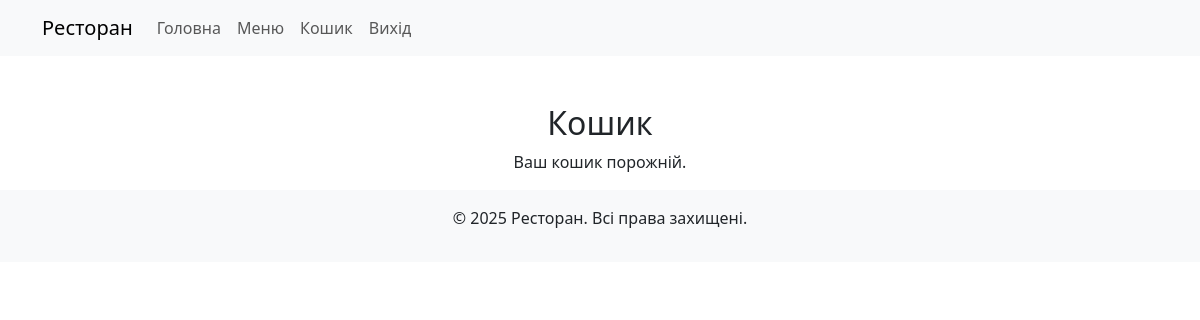
The page /cart/ (signed in) on the database as committed earlier.
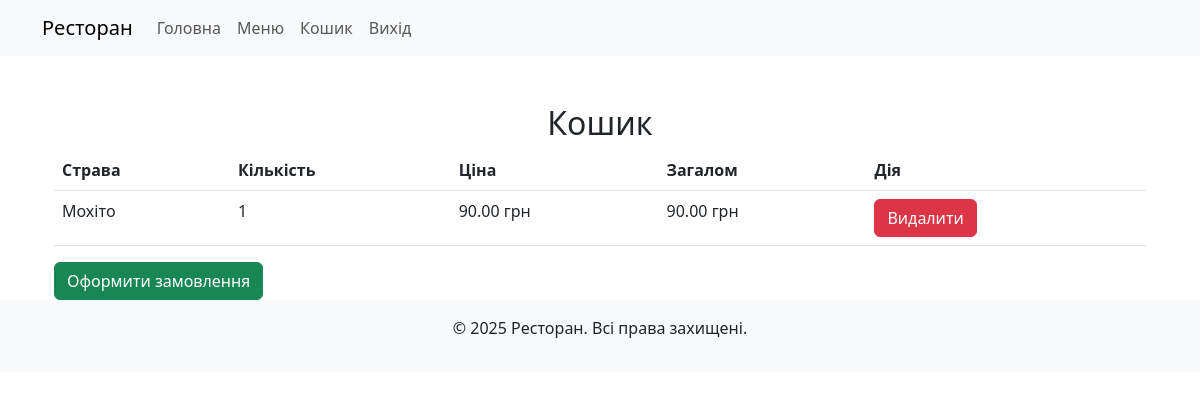
The same page on the database as committed later.
### Cafe/models.py (models this page shows, shortened)
class CartItem(models.Model):
    cart = models.ForeignKey(Cart, related_name='items', on_delete=models.CASCADE)
    item = models.ForeignKey(Item, on_delete=models.CASCADE)
    quantity = models.PositiveIntegerField(default=1)
    def total_price(self):
        return self.quantity * self.item.price

class Item(models.Model):
    name = models.CharField(max_length=255)
    category = models.ForeignKey(
        'Category',
        on_delete=models.CASCADE,
        related_name="items",
        null=True,
        blank=True
    )
    price = models.DecimalField(max_digits=10, decimal_places=2)
    available = models.BooleanField(default=True)
    image = models.ImageField(upload_to='menu_images/', blank=True, null=True)

### Cafe/views.py (the view)
# urls.py: path('cart/', view_cart, name='view_cart'),
@login_required
def view_cart(request):
    cart = Cart.objects.filter(user=request.user).first()
    if cart:
        cart_items = cart.items.all()
    else:
        cart_items = []
    return render(request, 'Cafe/cart.html', {'cart_items': cart_items})

### Cafe/templates/Cafe/cart.html
{% extends 'base.html' %}
{% block content %}
<div class="container mt-5">
    <h2 class="text-center">Кошик</h2>
    {% if cart_items %}
        <table class="table">
            <thead>
                <tr>
                    <th>Страва</th>
                    <th>Кількість</th>
                    <th>Ціна</th>
                    <th>Загалом</th>
                    <th>Дія</th>
                </tr>
            </thead>
            <tbody>
                {% for item in cart_items %}
                <tr>
                    <td>{{ item.item.name }}</td>
                    <td>{{ item.quantity }}</td>
                    <td>{{ item.item.price }} грн</td>
                    <td>{{ item.total_price|floatformat:2 }} грн</td>
                    <td>
                        <a href="{% url 'remove_from_cart' item.id %}" class="btn btn-danger">Видалити</a>
                    </td>
                </tr>
                {% endfor %}
            </tbody>
        </table>
        <a href="/payment" class="btn btn-success">Оформити замовлення</a>
    {% else %}
        <p class="text-center">Ваш кошик порожній.</p>
    {% endif %}
</div>
{% endblock %}

### Cafe/templates/base.html (shortened to what this page needs)
<!DOCTYPE html>
<html lang="ru">
<head>
    <link href="https://cdn.jsdelivr.net/npm/bootstrap@5.3.0/dist/css/bootstrap.min.css" rel="stylesheet">
</head>
<body>
    <nav class="navbar navbar-expand-lg navbar-light bg-light">
        <div class="container">
            <a class="navbar-brand" href="/">Ресторан</a>
            <div class="collapse navbar-collapse" id="navbarNav">
                <ul class="navbar-nav">
                    <li class="nav-item"><a class="nav-link" href="/">Головна</a></li>
                    <li class="nav-item"><a class="nav-link" href="{% url 'menu' %}">Меню</a></li>
                    <li class="nav-item"><a class="nav-link" href="{% url 'view_cart' %}">Кошик</a></li>
                    <li class="nav-item"><a class="nav-link" href="{% url 'logout' %}">Вихід</a></li>
                </ul>
            </div>
        </div>
    </nav>
    <div class="container mt-4">
        {% block content %}{% endblock %}
    </div>
    <footer class="bg-light py-3 text-center">
        <p>© 2025 Ресторан. Всі права захищені.</p>
    </footer>
</body>
</html>

Rows that differ between the two databases and show on the page:
added CartItem: item.name "Мохіто", quantity "1", item.price "90.00", total_price "90.00"
Other text that changed with them:
text no longer shown: "Ваш кошик порожній."
text now shown: "Страва Кількість Ціна Загалом Дія Оформити замовлення"
